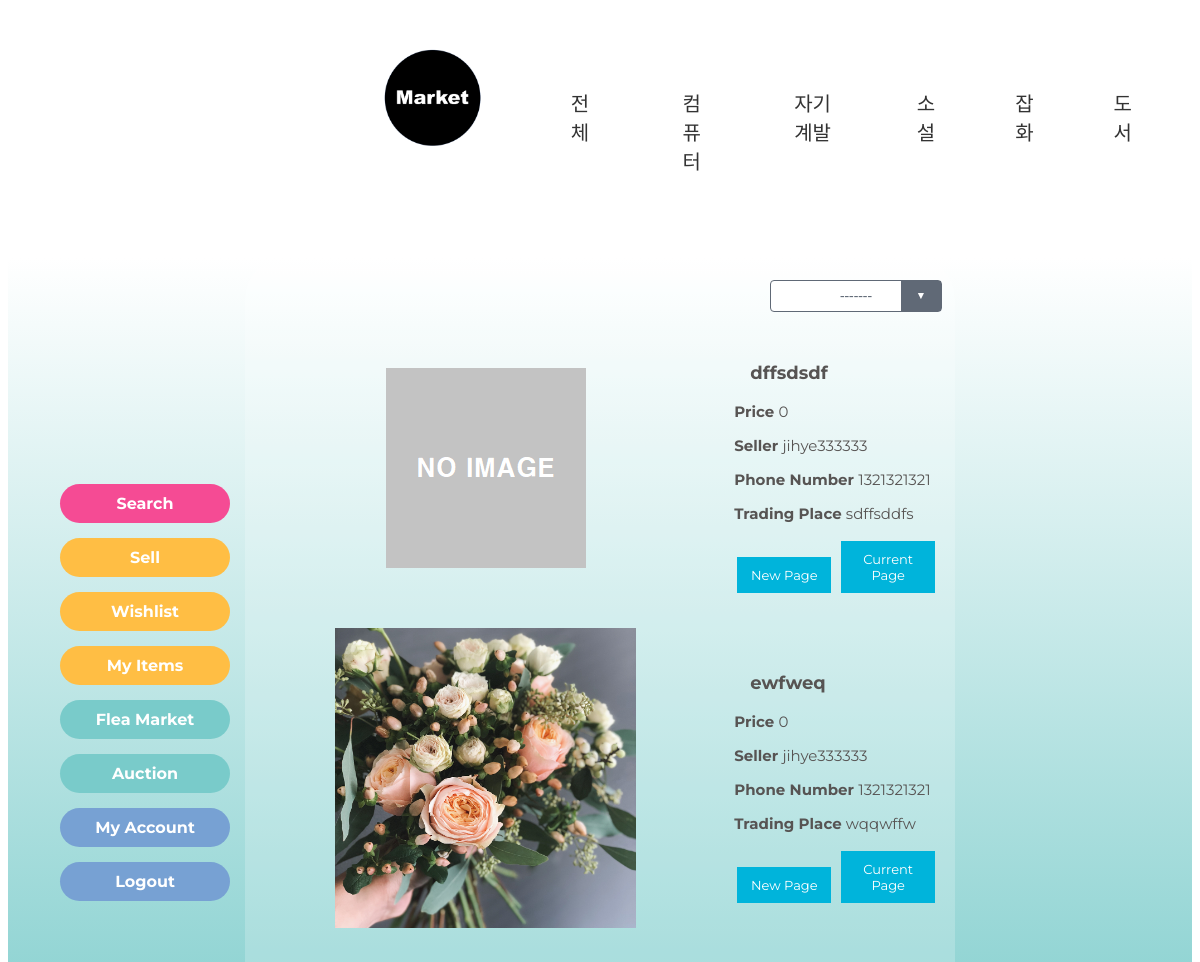
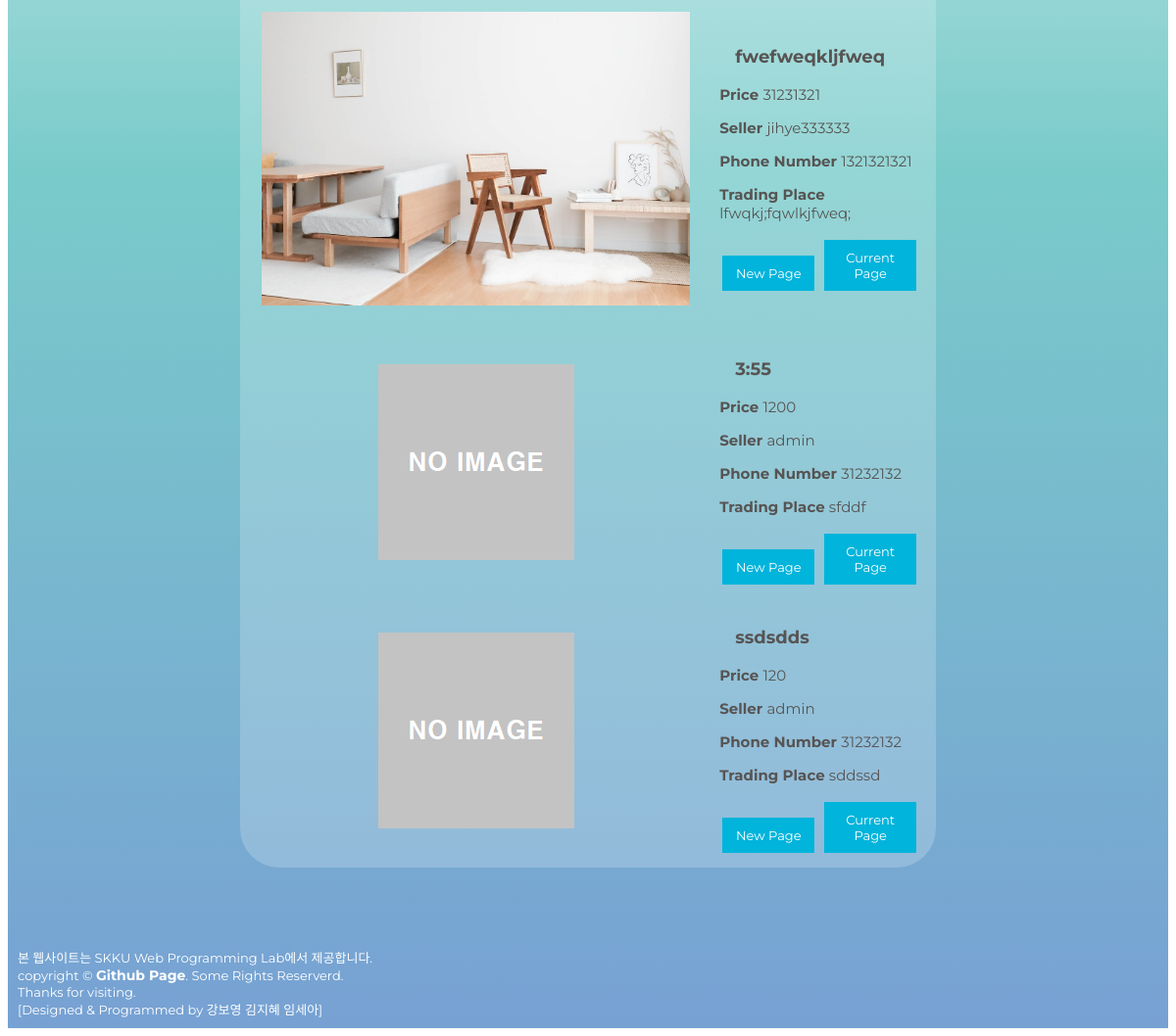
The page /market/all/ (signed in) on the database its author committed (2 pictures, top to bottom).
### home/models.py (models this page shows)
class Product(models.Model):
	SELLTYPES = (('F', 'Flea'), ('A', 'Auction'))
	selltype = models.CharField(max_length=1, default='F', choices=SELLTYPES)
	STATUSTYPES = (('S', 'Sold'), ('E', 'Expired'), ('R', 'Running')) # 팔림, 안팔림, 현재진행형
	statustype = models.CharField(max_length=1, default='R', choices=STATUSTYPES)
	EXPIREDATE = (('3', '3 Days'), ('7', '7 days'), ('0', '30 days'))
	expirechoice = models.CharField(max_length=1, default='3', choices=EXPIREDATE)
	expire = models.DateTimeField(default=timezone.now() + timedelta(days=3))
	highest_price = models.IntegerField(default=0) # auction이더라도 천장 가격 내면 바로 살 수 있게 하자
	basic_price =  models.IntegerField(default=0) #옥션이라도 최저가 쓰게 하자
	current_price = models.IntegerField(default=0) # 마지막 가격이기도 하지
	buyer = models.ForeignKey(User, on_delete=models.SET_NULL, related_name='buyer', null=True)
	seller = models.ForeignKey(User, on_delete=models.CASCADE, related_name='seller')
	pid = models.AutoField(primary_key=True)
	name = models.CharField(max_length=300)
	place = models.CharField(max_length=300)
	photo = models.ImageField(blank=True, null=True) #https://wayhome25.github.io/django/2017/05/10/media-file/
	category = models.ForeignKey(Category, on_delete=models.SET_NULL, null=True)
	explanation = models.CharField(max_length=1000, null=True) # string field 같은 게 있었나?? 찾아보기

class User(models.Model): # seller buyer 구분하지 말고 걍 둘다 가능하게 해
	rating = models.IntegerField(default=0)
	userid = models.CharField(max_length=20, primary_key=True)
	pw = models.CharField(max_length=20) # min length  같은 건 js 단에서 처리하기
	username = models.CharField(max_length=100)
	phone = models.CharField(max_length=30)

### home/views.py (the view, shortened to what this page needs)
# urls.py: path('market/', views.market, name='market'),
def market(request, category=''):
	userid = request.session.get('userid', False)
	if userid == False : # 로그인 안되어있으면
		return redirect('/login')
	if category=='':
		return redirect('/market/all/')
	categories = Category.objects.values('name').distinct()
	seller = str(request.GET.get('seller', ''))
	name = str(request.GET.get('name', ''))
	temp = request.GET.get('lower', '')
	if temp == '':
		lower = 0
	elif temp.isdecimal():
		lower = int(temp)
	else:
		return redirect('/market')
	temp = request.GET.get('higher', '')
	if temp == '':
		higher = 2147483647
	elif temp.isdecimal():
		higher = int(temp)
	else:
		return redirect('/market')
	if category == 'all':
		products = Product.objects.filter(selltype='F',
			buyer=None, expire__gte=timezone.now(),
			name__icontains=name,
			seller__username__icontains=seller,
			current_price__gte=lower,
			current_price__lte=higher)
	sort=request.GET.get('sort','')
	if sort == 'lower-price':
		products = products.order_by('current_price')
	elif sort == 'lower-expire':
		products = products.order_by('expire')
	if sort == 'higher-expire':
		products = products.order_by('-expire')
	return render(request, 'home/product_market.html', {'products':products, 'categories':categories, 'pagetype':'market'})

### home/templates/home/product_market.html (shortened to what this page needs)
{% load static %}
<!DOCTYPE html>
<html lang="en" dir="ltr">
<head>
  <link rel="stylesheet" href="{% static 'home/style_product_market.css' %}">
</head>
<body>
  {% include 'home/productsCategory.html' %}
  <div class="product-page">
    <nav class="left-nav" style="font-weight: bold;position: fixed; left:20px; top:15%">
      <ul>
        <li><a class="upper_search" href="">Search</a></li>
        <li><a class="upper" href="{% url 'sell' %}">Sell</a></li>
        <li><a class="upper" href="{% url 'wishlist' %}">Wishlist</a></li>
        <li><a class="upper" href="{% url 'myitems' %}">My Items</a></li>
        <li><a class="lower" href="{% url 'market' %}">Flea Market</a></li>
        <li><a class="lower" href="{% url 'auction' %}">Auction</a></li>
        <li><a class="lowest" href="{% url 'mypage' %}">My Account</a></li>
        <li><a class="lowest" href="{% url 'logout' %}">Logout</a></li>
      </ul>
    </nav>
    <table class="goods_table">
      <tr>
        <td>
          <div class="select-box select-script">
            <label for="selectbox">-------</label>
          </div>
        </td>
      </tr>
      {% for obj in products %}
      <tr>
        <td class="goods_img">
          {% if obj.photo %}
          <img src="{{obj.photo.url}}" style="height: 300px; width: auto; padding: 10px">
          {% else %}
          <img src="{% static 'home/basic.png' %}"
          {% endif %}
        </td>
        <td class="goods_info">
          <p class="goods_name"> {{ obj.name }} </p>
          <div class="inf">
            <p class="goods_price"> <strong> Price </strong> {{ obj.basic_price }} </p>
            <p class="seller_name"> <strong> Seller </strong> {{ obj.seller.username }} </p>
            <p class="phone_number"> <strong> Phone Number </strong> {{ obj.seller.phone}} </p>
            <p class="trading_place"> <strong> Trading Place </strong> {{ obj.place }} </p>
          </div>
          <button type="button" class="market_btn" onclick="window.open('{% url 'detail' obj.pid %}')">New Page</button>
          <button type="button" class="market_btn" onclick="location.href='{% url 'detail' obj.pid %}'">Current
            Page</button>
        </td>
      </tr>
      {% endfor %}
    </table>
    <br><br><br><br>
    <footer>본 웹사이트는 SKKU Web Programming Lab에서 제공합니다. <br> copyright &copy; <a class="src_page" href="https://github.com/breadfly/WPproject" target="_blank">Github Page</a>. Some Rights Reserverd. <br>Thanks for visiting.<br>[Designed & Programmed by 강보영 김지혜 임세아]</footer>
  </div>
</body>
</html>

### home/static/home/style_product_market.css (style rules this page uses)
.product-page { background: white; background: -webkit-linear-gradient(to bottom, white, #79CBCA, #77A1D3); background: linear-gradient(to bottom, white, #79CBCA, #77A1D3); text-align: center; }
.left-nav { width: auto; align-content: center; display: flex; flex-direction: column; text-align: center; padding-right: 20px; }
.left-nav ul { width: 150px; display: grid; grid-gap: 15px; text-align: left; font-family: 'Montserrat', 'Nanum Gothic Coding', sans-serif; list-style: none; }
.left-nav li { text-align: center; font-family: 'Montserrat', 'Nanum Gothic Coding', sans-serif; font-size: 16px; font-weight: bold; }
.left-nav li a.upper_search { color: #ffffff; text-decoration: none; display: block; padding: 10px; border-radius: 25px; background-color: rgb(245, 75, 148); }
.left-nav li a.upper { color: #ffffff; text-decoration: none; display: block; padding: 10px; border-radius: 25px; background-color: rgb(255, 190, 68); }
.left-nav li a.lower { color: #ffffff; text-decoration: none; display: block; padding: 10px; border-radius: 25px; background-color: #79CBCA; }
.left-nav li a.lowest { color: #ffffff; text-decoration: none; display: block; padding: 10px; border-radius: 25px; background-color: #77A1D3; }
.select-script { position:relative; left: 110%; margin: 10px; width:170px; height:30px; line-height:30px; border:1px solid #606976; border-radius:4px; text-transform:uppercase; background:#fff; }
.select-script label { position:absolute; width:90%; font-size:.86em; color:#606976; top:0; left:0; padding:0 5%; }
.select-script label:after { content:'▼'; width:40px; height:30px; position:absolute; top:0; right:0; font-size:.76em; color:#fff; text-align:center; background:#606976; }
table { margin-left: auto; margin-right: auto; margin-top: 20px; min-width: 600px; min-height: 600px; max-width: 60%; height: auto; background-color: rgba(255, 255, 255, 0.2); border: 0; border-radius: 40px; color: #575453; }
td { padding:10px; }
.goods_name { font-family: 'Montserrat', 'Nanum Gothic Coding', sans-serif; color: #575453; font-size: 18px; font-weight: bold; text-align: left; margin-left: 1rem; }
.goods_info { font-family: 'Montserrat', 'Nanum Gothic Coding', sans-serif; text-align:left; font-size: 15px; padding-left:0.5rem; }
.market_btn { font-family: 'Montserrat', 'Nanum Gothic Coding', sans-serif; outline: 0; background: #00B4DB; width: 45%; border: 0; padding: 10px; color: #ffffff; margin:3px; font-size: 13px; -webkit-transition: all 0.3 ease; transition: all 0.3 ease; cursor: pointer; }
footer { font-family: 'Montserrat', 'Nanum Gothic Coding', sans-serif; color: white; font-size: 13px; padding: 10px; text-align: left; }
footer a { text-decoration: none; font-family: 'Montserrat', 'Nanum Gothic Coding', sans-serif; color: white; font-size: 14px; font-weight: bold; }

### rows shown on the page
Product: name "dffsdsdf", basic_price "0", seller.username "jihye333333", seller.phone "1321321321", place "sdffsddfs"
Product: photo (picture), name "ewfweq", basic_price "0", seller.username "jihye333333", seller.phone "1321321321", place "wqqwffw"
Product: photo (picture), name "fwefweqkljfweq", basic_price "31231321", seller.username "jihye333333", seller.phone "1321321321", place "lfwqkj;fqwlkjfweq;"
Product: name "3:55", basic_price "1200", seller.username "admin", seller.phone "31232132", place "sfddf"
Product: name "ssdsdds", basic_price "120", seller.username "admin", seller.phone "31232132", place "sddssd"

### other values the page prints
{{ obj.name }} "컴퓨터" "자기계발" "소설" "잡화" "도서"
